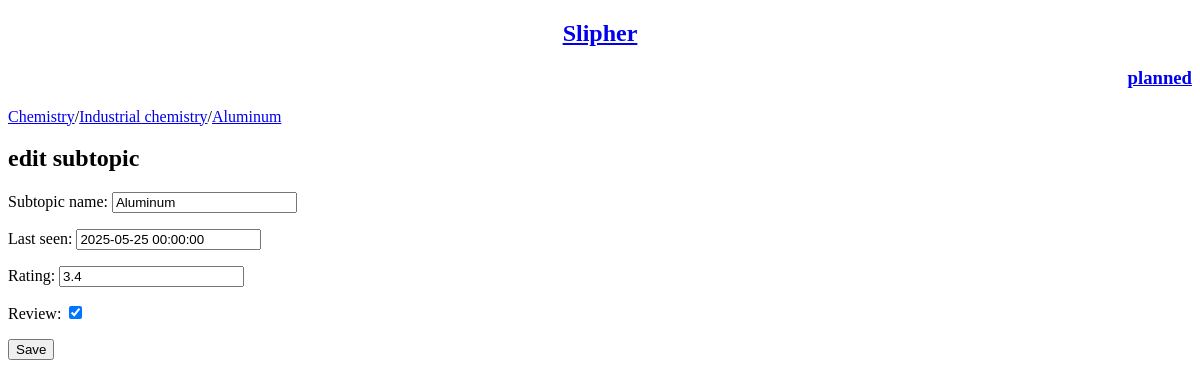
The app's page /subject/3/topic/7/subtopic/1/edit_subtopic with its own data.
### Subjects/models.py (models this page shows)
class Subjects(models.Model):
    subject_name = models.CharField(max_length=500)
    rating = models.FloatField(validators=[MinValueValidator(0.0), MaxValueValidator(5.0)])
    def __str__(self):
        return self.subject_name

class Topics(models.Model):
    subject = models.ForeignKey(Subjects,on_delete=models.CASCADE,related_name="topic")
    topic_name = models.CharField(max_length=500)
    rating = models.FloatField(validators=[MinValueValidator(0.0), MaxValueValidator(5.0)])
    class Meta:
        unique_together = ("topic_name","subject")
    def __str__(self):
        return self.topic_name

class Subtopics(models.Model):
    topic = models.ForeignKey(Topics,on_delete=models.CASCADE,related_name="subtopic")
    subtopic_name = models.CharField(max_length=500)
    rating = models.FloatField(validators=[MinValueValidator(0.0), MaxValueValidator(5.0)])
    last_seen = models.DateTimeField(default=timezone.now)
    review = models.BooleanField(default=True)
    class Meta:
        unique_together = ("subtopic_name","topic")
    def __str__(self):
        return self.subtopic_name

### Subjects/views0/subtopic.py (the view, shortened to what this page needs)
# urls.py: path("subject/<int:subject_id>/topic/<int:topic_id>/subtopic/<int:subtopic_id>/edit_subtopic",views0.SubtopicUpdateView.as_view(),name="edit_subtopic"),
class SubtopicUpdateView(UpdateView):
    model = models.Subtopics
    template_name = 'Subjects/subtopic/edit_subtopic.html'
    form_class = forms.SubtopicForm
    def get_object(self):
        return get_object_or_404(models.Subtopics,id=self.kwargs["subtopic_id"])
    def get_context_data(self,**kwargs):
        subject = get_object_or_404(models.Subjects,id=self.kwargs["subject_id"])
        print(subject)
        topic = get_object_or_404(models.Topics,id=self.kwargs["topic_id"],subject=subject)
        subtopic = get_object_or_404(models.Subtopics,id=self.kwargs["subtopic_id"],topic=topic)
        context = super().get_context_data(**kwargs)
        context["subject"] = subject
        context["topic"] = topic
        context["subtopic"] = subtopic
        return context

### Subjects/forms.py
class SubtopicForm(forms.ModelForm):
    class Meta:
        model = Subtopics
        fields = [ 'subtopic_name', 'last_seen','rating','review']

### Subjects/templates/Subjects/subtopic/edit_subtopic.html (shortened to what this page needs)
{% extends "Subjects/base.html" %}
{% block content %}
  <div class="container">
	  <p><a href="{% url 'Subjects:subject' %}"> {{ subject }}</a>/<a href="{% url 'Subjects:topic' subject_id=subject.id %}">{{ topic }}</a>/<a href="{% url 'Subjects:subtopic' subject_id=subject.id topic_id=topic.id %}">{{ subtopic }}</a></p>
    <h2>edit subtopic</h2>
    <form method="POST" action="{% url 'Subjects:edit_subtopic' topic_id=topic.id subject_id=subject.id subtopic_id=subtopic.id %}">
      {{ form.as_p }}
      <button type="submit">Save</button>
    </form>
  </div>
{% endblock %}

### records on screen
Subjects: subject_name "Chemistry"
Topics: topic_name "Industrial chemistry"
Subtopics: subtopic_name "Aluminum", last_seen "2025-05-25 00:00:00", rating "3.4", review "☑"
